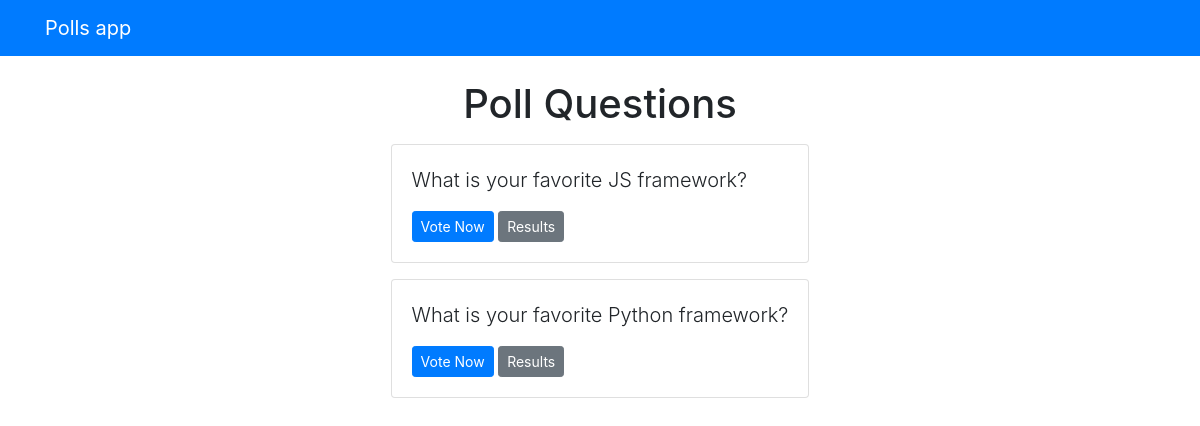
Screenshot of /polls/ with the database file from the repository.
### polls/models.py (models this page shows, shortened)
class Question(models.Model):
    question_text = models.CharField(max_length=200)
    pub_date = models.DateTimeField('date published')

### polls/views.py (the view)
# urls.py: path('', views.index, name='index'),
def index(request):
    latest_question_list = Question.objects.order_by('-pub_date')[:5]
    context = {'latest_question_list': latest_question_list}
    return render(request, 'polls/index.html', context)

### templates/polls/index.html
{% extends 'base.html' %}
{% block content %}
    <h1 class="text-center mb-3">Poll Questions</h1>
    {% if latest_question_list %}
        {% for question in latest_question_list %}
            <div class="card mb-3">
                <div class="card-body">
                    <p class="lead">{{ question.question_text }}</p>
                    <a href="{% url 'polls:detail' question.id %}"class="btn btn-primary btn-sm">Vote Now</a>
                    <a href="{% url 'polls:results' question.id %}"class="btn btn-secondary btn-sm">Results</a>
                </div>
            </div>
        {% endfor %}
    {% else %}
        <p>No polls available</p>
    {% endif %}
{% endblock %}

### rows the page displays
Question: question_text "What is your favorite JS framework?"
Question: question_text "What is your favorite Python framework?"
